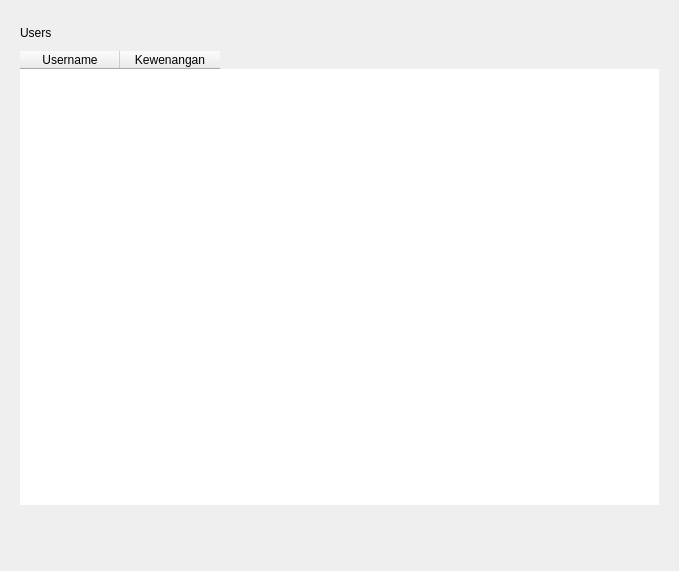
<?xml version="1.0" encoding="UTF-8"?>
<ui version="4.0">
 <class>fr_Admin</class>
 <widget class="QFrame" name="fr_Admin">
  <property name="geometry">
   <rect>
    <x>0</x>
    <y>0</y>
    <width>679</width>
    <height>571</height>
   </rect>
  </property>
  <property name="windowTitle">
   <string>Frame</string>
  </property>
  <property name="styleSheet">
   <string notr="true">QFrame{
	border:0px;
}</string>
  </property>
  <property name="frameShape">
   <enum>QFrame::StyledPanel</enum>
  </property>
  <property name="frameShadow">
   <enum>QFrame::Raised</enum>
  </property>
  <layout class="QGridLayout" name="igr_Admin">
   <item row="1" column="0">
    <widget class="QStackedWidget" name="st_Admin">
     <property name="currentIndex">
      <number>1</number>
     </property>
     <widget class="QWidget" name="st_Menu">
      <layout class="QGridLayout" name="igr_Menu">
       <item row="2" column="2">
        <widget class="QPushButton" name="tb_TutupAdmin">
         <property name="minimumSize">
          <size>
           <width>40</width>
           <height>40</height>
          </size>
         </property>
         <property name="maximumSize">
          <size>
           <width>100</width>
           <height>40</height>
          </size>
         </property>
         <property name="text">
          <string>Tutup Admin</string>
         </property>
        </widget>
       </item>
       <item row="1" column="2">
        <spacer name="horizontalSpacer_2">
         <property name="orientation">
          <enum>Qt::Horizontal</enum>
         </property>
         <property name="sizeHint" stdset="0">
          <size>
           <width>40</width>
           <height>20</height>
          </size>
         </property>
        </spacer>
       </item>
       <item row="1" column="0">
        <spacer name="horizontalSpacer">
         <property name="orientation">
          <enum>Qt::Horizontal</enum>
         </property>
         <property name="sizeHint" stdset="0">
          <size>
           <width>40</width>
           <height>20</height>
          </size>
         </property>
        </spacer>
       </item>
       <item row="1" column="1">
        <widget class="QFrame" name="fr_Main">
         <property name="minimumSize">
          <size>
           <width>320</width>
           <height>240</height>
          </size>
         </property>
         <property name="frameShape">
          <enum>QFrame::StyledPanel</enum>
         </property>
         <property name="frameShadow">
          <enum>QFrame::Raised</enum>
         </property>
         <widget class="QPushButton" name="tb_EditAdmin">
          <property name="geometry">
           <rect>
            <x>70</x>
            <y>130</y>
            <width>191</width>
            <height>61</height>
           </rect>
          </property>
          <property name="text">
           <string>Edit Admin</string>
          </property>
         </widget>
         <widget class="QPushButton" name="tb_ListUser">
          <property name="geometry">
           <rect>
            <x>70</x>
            <y>60</y>
            <width>191</width>
            <height>61</height>
           </rect>
          </property>
          <property name="text">
           <string>List User</string>
          </property>
         </widget>
        </widget>
       </item>
       <item row="2" column="1">
        <spacer name="verticalSpacer_2">
         <property name="orientation">
          <enum>Qt::Vertical</enum>
         </property>
         <property name="sizeHint" stdset="0">
          <size>
           <width>20</width>
           <height>40</height>
          </size>
         </property>
        </spacer>
       </item>
       <item row="0" column="1">
        <spacer name="verticalSpacer">
         <property name="orientation">
          <enum>Qt::Vertical</enum>
         </property>
         <property name="sizeHint" stdset="0">
          <size>
           <width>20</width>
           <height>40</height>
          </size>
         </property>
        </spacer>
       </item>
      </layout>
     </widget>
     <widget class="QWidget" name="st_Gaul">
      <layout class="QVBoxLayout" name="verticalLayout">
       <item>
        <widget class="QLabel" name="label">
         <property name="sizePolicy">
          <sizepolicy hsizetype="Preferred" vsizetype="Preferred">
           <horstretch>0</horstretch>
           <verstretch>1</verstretch>
          </sizepolicy>
         </property>
         <property name="minimumSize">
          <size>
           <width>0</width>
           <height>25</height>
          </size>
         </property>
         <property name="maximumSize">
          <size>
           <width>16777215</width>
           <height>25</height>
          </size>
         </property>
         <property name="text">
          <string>Users</string>
         </property>
        </widget>
       </item>
       <item>
        <widget class="QTableWidget" name="tbl_ListUser_List">
         <property name="sizePolicy">
          <sizepolicy hsizetype="Expanding" vsizetype="Expanding">
           <horstretch>0</horstretch>
           <verstretch>1</verstretch>
          </sizepolicy>
         </property>
         <column>
          <property name="text">
           <string>Username</string>
          </property>
         </column>
         <column>
          <property name="text">
           <string>Kewenangan</string>
          </property>
         </column>
        </widget>
       </item>
       <item>
        <widget class="QFrame" name="frame">
         <property name="sizePolicy">
          <sizepolicy hsizetype="Preferred" vsizetype="Preferred">
           <horstretch>0</horstretch>
           <verstretch>1</verstretch>
          </sizepolicy>
         </property>
         <property name="minimumSize">
          <size>
           <width>0</width>
           <height>30</height>
          </size>
         </property>
         <property name="maximumSize">
          <size>
           <width>16777215</width>
           <height>40</height>
          </size>
         </property>
         <property name="frameShape">
          <enum>QFrame::StyledPanel</enum>
         </property>
         <property name="frameShadow">
          <enum>QFrame::Raised</enum>
         </property>
        </widget>
       </item>
      </layout>
     </widget>
    </widget>
   </item>
  </layout>
 </widget>
 <resources/>
 <connections/>
</ui>
